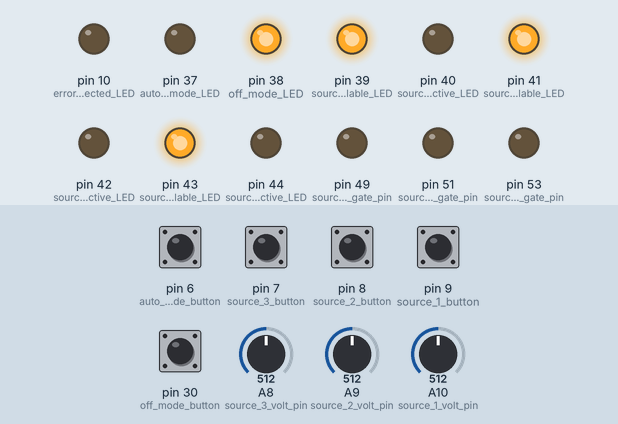
Recording of a sketch running on a simulated Arduino Mega 2560, built with avr-gcc and run on an emulated ATmega2560. On the bench: output pins drawn as LEDs (lit = HIGH). The inputs (shaded band) are chosen by the test bench; at power-on: pin 6 (auto_select_mode_button), pin 7 (source_3_button), pin 8 (source_2_button), pin 9 (source_1_button), pin 30 (off_mode_button) LOW, A8 (source_3_volt_pin) = 512, A9 (source_2_volt_pin) = 512, A10 (source_1_volt_pin) = 512.

Above: at 1.2 s.
1.3 s: pin 6 (auto_select_mode_button) pulled HIGH for 0.15 s
At 1.9 s:
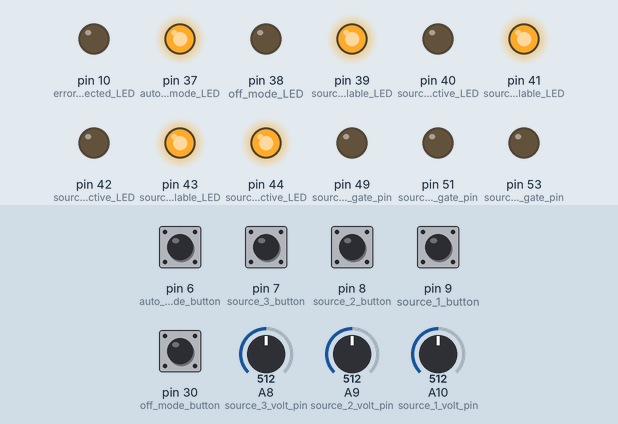
4.3 s: pin 7 (source_3_button) pulled HIGH for 0.15 s
At 5.7 s:
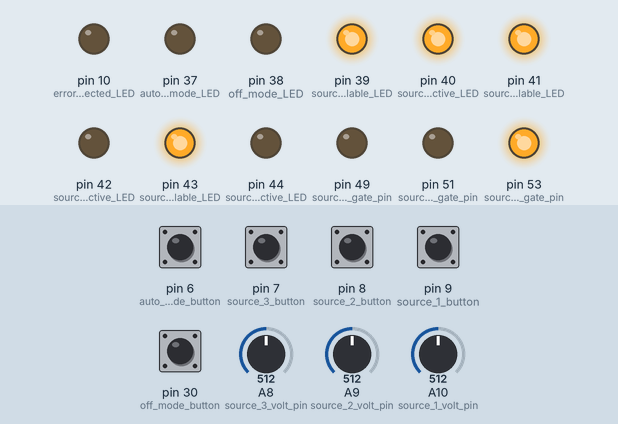
6.0 s: A8 (source_3_volt_pin) set to 161
7.5 s: A8 (source_3_volt_pin) set to 133
At 8.5 s:
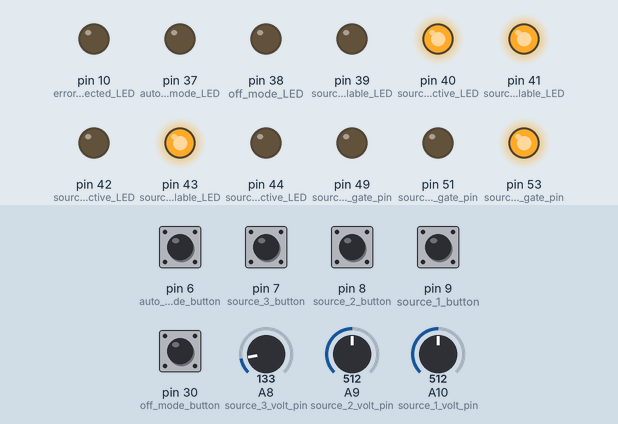
9.0 s: A9 (source_2_volt_pin) set to 161
10.5 s: A9 (source_2_volt_pin) set to 143
At 10.8 s:
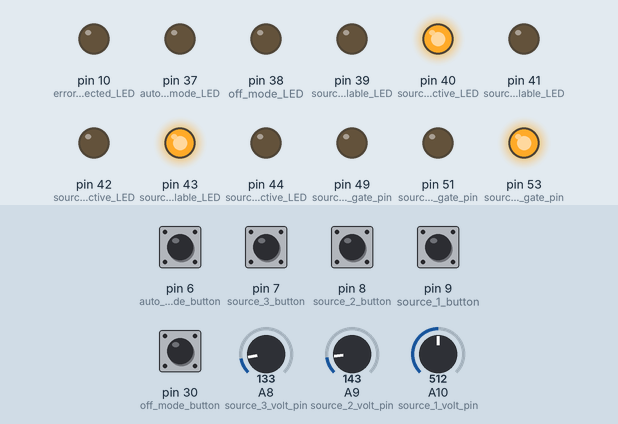
Timing chart, 0 to 13.0 s (numbered marks = the images above; inputs shaded):
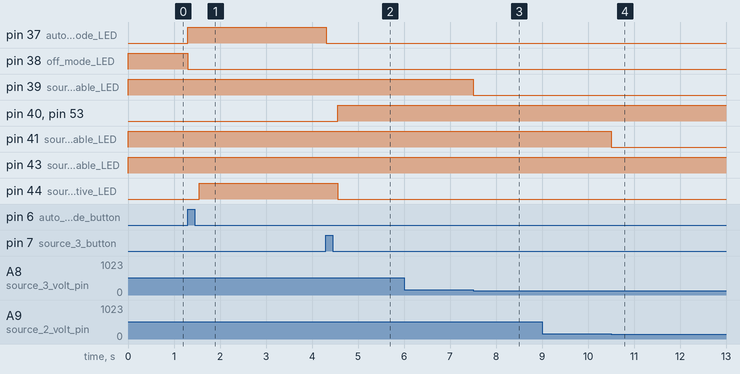

Measured:
- the behaviour switches between 145 and 144 on A8 (source_3_volt_pin) (found by bisection; images 2 and 3)
- the behaviour switches between 150 and 149 on A9 (source_2_volt_pin) (found by bisection; images 3 and 4)
- after the input at 1.3 s, pin 37 (auto_select_mode_LED): LOW → HIGH at once; pin 38 (off_mode_LED): HIGH → LOW at once; pin 44 (source_1_active_LED): LOW → HIGH after 0.25 s
- after the input at 4.3 s, pin 37 (auto_select_mode_LED): HIGH → LOW at once; pin 40 (source_3_active_LED), pin 53 (source_3_gate_pin): LOW → HIGH after 0.26 s; pin 44 (source_1_active_LED): HIGH → LOW after 0.26 s
- after the input at 6.0 s, every drawn part: stays the same
- after the input at 7.5 s, pin 39 (source_3_available_LED): HIGH → LOW at once
- after the input at 9.0 s, every drawn part: stays the same
- after the input at 10.5 s, pin 41 (source_2_available_LED): HIGH → LOW at once

The sketch:

source_selector_v2.ino
```cpp
#define AVAILABLE_THRES 8  // Minimum voltage value in units of volts for a source to be considered available
#define SOURCE_1 1
#define SOURCE_2 2
#define SOURCE_3 3

// Pin labels
// ----------
// Gate pin labels
const int source_1_gate_pin = 49;
const int source_2_gate_pin = 51;
const int source_3_gate_pin = 53;
// Voltage measurement pin labels
const int source_1_volt_pin = A10;
const int source_2_volt_pin = A9;
const int source_3_volt_pin = A8;
// Button pin labels
const int source_1_button         = 9;
const int source_2_button         = 8;
const int source_3_button         = 7;
const int auto_select_mode_button = 6;
const int off_mode_button         = 30;
// LEDs pin labels
const int error_detected_LED    = 10;
const int source_1_available_LED    = 43;
const int source_1_active_LED   = 44;
const int source_2_available_LED    = 41;
const int source_2_active_LED   = 42;
const int source_3_available_LED    = 39;
const int source_3_active_LED   = 40;
const int auto_select_mode_LED  = 37;
const int off_mode_LED          = 38;

// State holders and priority setting
// ----------------------------------
// Source selector operating mode
enum operating_mode {off, manual_select, auto_select};
enum operating_mode current_operating_mode = off;
// Source priority for auto_select mode
int source_priority[] = {SOURCE_1, SOURCE_2, SOURCE_3}; // List source in order in which they will be chosen
// Source selector active source
enum active_source {none, source_1, source_2, source_3};
enum active_source current_active_source = none;

// Global variables
// ----------------
// Voltage measurements
float source_1_volt_val;
float source_2_volt_val;
float source_3_volt_val;
// Source availability (HIGH = available, LOW = unavailable);
bool source_1_availability = LOW;
bool source_2_availability = LOW;
bool source_3_availability = LOW;

void setup() {
  // Initialize gate pins
  pinMode(source_1_gate_pin, OUTPUT);
  pinMode(source_2_gate_pin, OUTPUT);
  pinMode(source_3_gate_pin, OUTPUT);
  // Make sure gates are low
  digitalWrite(source_1_gate_pin, LOW);
  digitalWrite(source_2_gate_pin, LOW);
  digitalWrite(source_3_gate_pin, LOW);

  // Initialize voltage measurements
  pinMode(source_1_volt_pin, INPUT);
  pinMode(source_2_volt_pin, INPUT);
  pinMode(source_3_volt_pin, INPUT);

  // Initiallize buttons
  pinMode(source_1_button,          INPUT);
  pinMode(source_2_button,          INPUT);
  pinMode(source_3_button,          INPUT);
  pinMode(auto_select_mode_button,  INPUT);
  pinMode(off_mode_button,          INPUT);

  // Initiallize LEDs
  pinMode(error_detected_LED,   OUTPUT);
  pinMode(source_1_available_LED,   OUTPUT);
  pinMode(source_1_active_LED,  OUTPUT);
  pinMode(source_2_available_LED,   OUTPUT);
  pinMode(source_2_active_LED,  OUTPUT);
  pinMode(source_3_available_LED,   OUTPUT);
  pinMode(source_3_active_LED,  OUTPUT);
  pinMode(auto_select_mode_LED, OUTPUT);
  pinMode(off_mode_LED,         OUTPUT);
  // Make sure LEDs are off
  digitalWrite(error_detected_LED,    LOW);
  digitalWrite(source_1_available_LED,    LOW);
  digitalWrite(source_1_active_LED,   LOW);
  digitalWrite(source_2_available_LED,    LOW);
  digitalWrite(source_2_active_LED,   LOW);
  digitalWrite(source_3_available_LED,    LOW);
  digitalWrite(source_3_active_LED,   LOW);
  digitalWrite(auto_select_mode_LED,  LOW);
  digitalWrite(off_mode_LED,          HIGH);

  // Serial communication initialization
  Serial.begin(9600);
}

void loop() {
  // To do
  // -----
  // Hoop up sources to interrupt
  // Hook up "off button" to interrupt

  Measure_input_voltages();
  Update_source_availability();
  Update_source_mode_and_activity();
}

// Source voltage measurement
// --------------------------
// Voltage dividers have been calibrated
void Measure_input_voltages(void) {
  source_1_volt_val = (analogRead(source_1_volt_pin)/1023.0)*5*10.98;
  source_2_volt_val = (analogRead(source_2_volt_pin)/1023.0)*5*10.96;
  source_3_volt_val = (analogRead(source_3_volt_pin)/1023.0)*5*11.3;
}

// Source voltage serial print
// ---------------------------
void Display_input_voltages(void) {
  Serial.print("-----------------\n");
  Serial.print("Source 1 = ");Serial.print(source_1_volt_val);Serial.print("V\n");
  Serial.print("Source 2 = ");Serial.print(source_2_volt_val);Serial.print("V\n");
  Serial.print("Source 3 = ");Serial.print(source_3_volt_val);Serial.print("V\n");
}

// Update source availability
// --------------------------
// If voltage above AVAILABLE_THRES set as available, if not set as unavailable
void Update_source_availability(void) {
  if(source_1_volt_val > AVAILABLE_THRES) {
    source_1_availability = HIGH;
    digitalWrite(source_1_available_LED, HIGH);
  }
  else {
    source_1_availability = LOW;
    digitalWrite(source_1_available_LED, LOW);
  }
  if(source_2_volt_val > AVAILABLE_THRES) {
    source_2_availability = HIGH;
    digitalWrite(source_2_available_LED, HIGH);
  }
  else {
    source_2_availability = LOW;
    digitalWrite(source_2_available_LED, LOW);
  }
  if(source_3_volt_val > AVAILABLE_THRES) {
    source_3_availability = HIGH;
    digitalWrite(source_3_available_LED, HIGH);
  }
  else {
    source_3_availability = LOW;
    digitalWrite(source_3_available_LED, LOW);
  }
}

// Update source mode and current active source
// --------------------------------------------
// Poll all push push buttons and apply corresponding changes to operating mode and active source
// If operating in auto mode, apply corresponding changes to active source
void Update_source_mode_and_activity(void) {

  // Poll push buttons
  // -----------------
  // If source 1 button pressed
  if((digitalRead(source_1_button) == 1) && ((current_operating_mode != manual_select) || (current_active_source != source_1))) {
    Turn_mode_LEDs_off();
    current_operating_mode = manual_select;
    Activate_source_1();
  }
  // If source 2 button pressed
  if((digitalRead(source_2_button) == 1) && ((current_operating_mode != manual_select) || (current_active_source != source_2))) {
    Turn_mode_LEDs_off();
    current_operating_mode = manual_select;
    Activate_source_2();
  }
  // If source 3 button pressed
  if((digitalRead(source_3_button) == 1) && ((current_operating_mode != manual_select) || (current_active_source != source_3))) {
    Turn_mode_LEDs_off();
    current_operating_mode = manual_select;
    Activate_source_3();
  }
  // If auto select mode button pressed
  if((digitalRead(auto_select_mode_button) == 1) && (current_operating_mode != auto_select)) {
    current_operating_mode = auto_select;
    // Note that the current active source is updated in the code below
    Turn_mode_LEDs_off();
    digitalWrite(auto_select_mode_LED, HIGH);
  }
  // If off mode button pressed
  if((digitalRead(off_mode_button) == 1) && (current_operating_mode != off)) {
    current_operating_mode = off;
    current_active_source = none;
    Turn_sources_off();
    Turn_mode_and_source_LEDs_off();
    digitalWrite(off_mode_LED, HIGH);

  }

  // Update auto select mode source choice
  // -------------------------------------
  // If current operating mode is auto select
  if(current_operating_mode == auto_select) {
    // Find and select first seen active source based on priority
    int i;
    for (i = 0; i < 3; i++){
      if((source_priority[i] == SOURCE_1) && (source_1_availability == HIGH)) {
        Activate_source_1();
        break;
      }
      if((source_priority[i] == SOURCE_2) && (source_2_availability == HIGH)) {
        Activate_source_2();
        break;
      }
      if((source_priority[i] == SOURCE_3) && (source_3_availability == HIGH)) {
        Activate_source_3();
        break;
      }
    }
  }
}

// Activate source 1
// -----------------
// Update state holder, deactivate other sources, and update LED
void Activate_source_1(void) {
    current_active_source = source_1;
    Turn_sources_off();
    delay(250); // Prevent backfeeding from different active source which causes oscillation in auto select mode
    digitalWrite(source_1_gate_pin, HIGH);
    Turn_source_LEDs_off();
    digitalWrite(source_1_active_LED, HIGH);
}

// Activate source 2
// -----------------
// Update state holder, deactivate other sources, and update LED
void Activate_source_2(void) {
    current_active_source = source_2;
    Turn_sources_off();
    delay(250); // Prevent backfeeding from different active source which causes oscillation in auto select mode
    digitalWrite(source_2_gate_pin, HIGH);
    Turn_source_LEDs_off();
    digitalWrite(source_2_active_LED, HIGH);
}

// Activate source 3
// -----------------
// Update state holder, deactivate other sources, and update LED
void Activate_source_3(void) {
    current_active_source = source_3;
    Turn_sources_off();
    delay(250); // Prevent backfeeding from different active source which causes oscillation in auto select mode
    digitalWrite(source_3_gate_pin, HIGH);
    Turn_source_LEDs_off();
    digitalWrite(source_3_active_LED, HIGH);
}

// Turn source LEDs off
// --------------------
// Turn the following LEDs off: source 1, source 2, source 3
// Used for changes in active source
void Turn_source_LEDs_off(void) {
  digitalWrite(source_1_active_LED,   LOW);
  digitalWrite(source_2_active_LED,   LOW);
  digitalWrite(source_3_active_LED,   LOW);
}

// Turn mode LEDs off
// ------------------
// Turn the following LEDs off: auto select mode, off mode
// Used for changes in operating mode
void Turn_mode_LEDs_off(void) {
  digitalWrite(auto_select_mode_LED,  LOW);
  digitalWrite(off_mode_LED,          LOW);
}

// Turn source and mode LEDs off
// -----------------------------
// Turn the following LEDs off: source 1, source 2, source 3, auto select mode, off mode
// Used for changes in operating mode or changes in active source
void Turn_mode_and_source_LEDs_off(void) {
  digitalWrite(source_1_active_LED,   LOW);
  digitalWrite(source_2_active_LED,   LOW);
  digitalWrite(source_3_active_LED,   LOW);
  digitalWrite(auto_select_mode_LED,  LOW);
  digitalWrite(off_mode_LED,          LOW);
}

// Turn source off
// ---------------
void Turn_sources_off(void) {
  digitalWrite(source_1_gate_pin, LOW);
  digitalWrite(source_2_gate_pin, LOW);
  digitalWrite(source_3_gate_pin, LOW);
}
```
